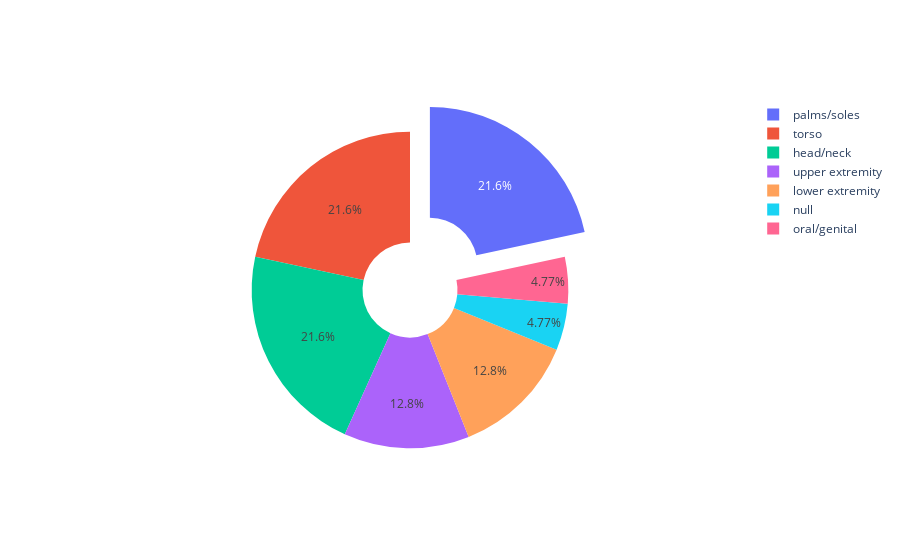

The notebook cell saved with this chart:
### Code cell
import plotly.graph_objs as go
labels = set(train['anatom_site_general_challenge'])
labels_list = list(labels)
trace = go.Pie(values=amount,labels = labels_list,hole=0.3,pull=[0, 0, 0.2, 0])
iplot([trace])

### Figure 1 — Plotly figure (JSON) as saved in the notebook; plotly's stock layout.template omitted (floating-point values rounded to 4 significant figures; data arrays with more than 128 entries replaced by an {"elided": "..."} marker saying what was removed)
{"data": [{"hole": 0.3, "labels": [null, "upper extremity", "palms/soles", "oral/genital", "lower extremity", "torso", "head/neck"], "pull": [0, 0, 0.2, 0], "type": "pie", "values": {"elided": "33126 int values"}}], "layout": {}}
